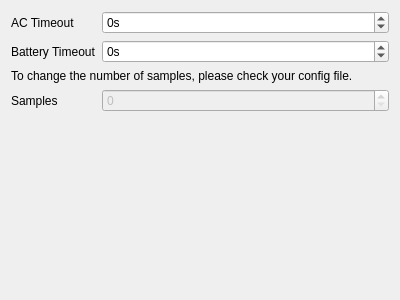
<?xml version="1.0" encoding="UTF-8"?>
<ui version="4.0">
 <class>ScreenTab</class>
 <widget class="QWidget" name="ScreenTab">
  <property name="geometry">
   <rect>
    <x>0</x>
    <y>0</y>
    <width>400</width>
    <height>300</height>
   </rect>
  </property>
  <property name="windowTitle">
   <string>ScreenTab</string>
  </property>
  <layout class="QFormLayout" name="formLayout">
   <item row="0" column="0">
    <widget class="QLabel" name="label">
     <property name="toolTip">
      <string>Timeout between screen samples.</string>
     </property>
     <property name="text">
      <string>AC Timeout</string>
     </property>
    </widget>
   </item>
   <item row="0" column="1">
    <widget class="QSpinBox" name="acTimeout">
     <property name="toolTip">
      <string>-1 to disable.</string>
     </property>
     <property name="suffix">
      <string>s</string>
     </property>
     <property name="minimum">
      <number>-1</number>
     </property>
     <property name="maximum">
      <number>50000</number>
     </property>
    </widget>
   </item>
   <item row="1" column="0">
    <widget class="QLabel" name="label_2">
     <property name="text">
      <string>Battery Timeout</string>
     </property>
    </widget>
   </item>
   <item row="1" column="1">
    <widget class="QSpinBox" name="batTimeout">
     <property name="toolTip">
      <string>-1 to disable.</string>
     </property>
     <property name="suffix">
      <string>s</string>
     </property>
     <property name="minimum">
      <number>-1</number>
     </property>
     <property name="maximum">
      <number>50000</number>
     </property>
    </widget>
   </item>
   <item row="2" column="0" colspan="2">
    <widget class="QLabel" name="label_3">
     <property name="text">
      <string>To change the number of samples, please check your config file.</string>
     </property>
    </widget>
   </item>
   <item row="3" column="0">
    <widget class="QLabel" name="label_4">
     <property name="text">
      <string>Samples</string>
     </property>
    </widget>
   </item>
   <item row="3" column="1">
    <widget class="QSpinBox" name="numSamples">
     <property name="enabled">
      <bool>false</bool>
     </property>
    </widget>
   </item>
  </layout>
 </widget>
 <resources/>
 <connections/>
</ui>
